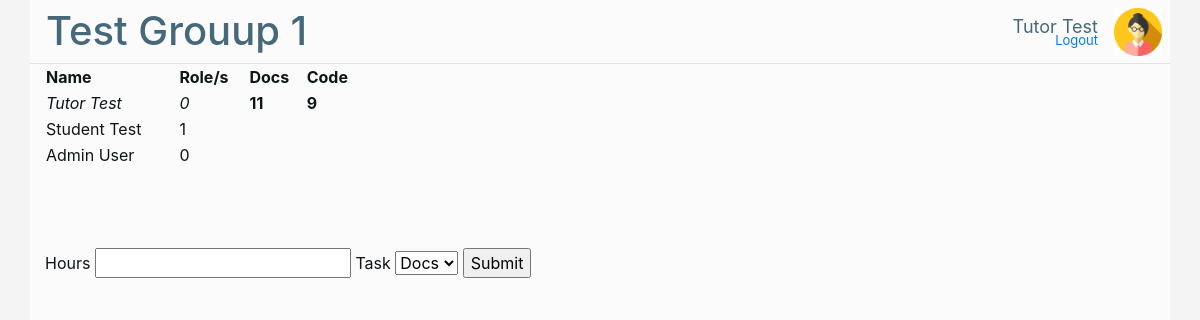
/dashboard/1/1/ (signed in), run on the app's committed database.
### tracker_app/models.py (models this page shows)
class Group(models.Model):
    groupName = models.CharField(max_length = 30)
    unitCode = models.CharField(max_length = 7)

class TaskCategory(models.Model):
    categoryName = models.CharField(max_length = 30)
    description = models.TextField()
    submitted = models.BooleanField()
    date = models.DateField()
    group = models.ForeignKey(Group, on_delete=models.SET_NULL, null=True, blank=True)

class GroupMember(models.Model):
    roles = models.CharField(validators=[int_list_validator], max_length=10)
    person = models.ForeignKey(User, on_delete=models.SET_NULL, null=True, blank=True)
    group = models.ForeignKey(Group, on_delete=models.SET_NULL, null=True, blank=True)

### tracker_app/views.py (the view)
# urls.py: path('dashboard/<int:group_id>/', views.groupdash, name='groupdash'),
def groupdash(request, group_id, mem_id = -1):
    if (request.user is None) or (not request.user.is_authenticated):       # Always ensure we have a user
        return redirect('/login/')
    staff = request.user.groups.filter(name = "Editors").exists()
    mem = None
    user_mem = None
    try:                                        # Attempt to get the group from the primary-key (id)
        g = models.Group.objects.get(pk = group_id)
        members = list(models.GroupMember.objects.filter(group = g))
        tasks = list(models.TaskCategory.objects.filter(group = g))
        for mem in members:
            if mem.person == request.user:
                user_mem = mem
                break
    except:                                     # Group doesn't exist, go back to userdash
        print("Group does not exist ", group_id)
        return redirect('/dashboard/')
    if (mem_id == -1) and (user_mem is not None):
        return redirect("/dashboard/{}/{}".format(group_id, user_mem.id))
    if (user_mem is not None) and (mem_id != user_mem.id):
        if (not "0" in user_mem.roles):
            return redirect("/dashboard/{}/{}".format(group_id, user_mem.id))
    totals = []
    try:                                        # Attempt to get the active user, if there is any
        mem = models.GroupMember.objects.filter(group = g).get(pk = mem_id)
        entries = models.MemberEntry.objects.filter(groupMember = mem)
        for t in tasks:
            val = 0
            for ent in list(entries.filter(category = t)):
                val += ent.hoursSpent
            totals.append(val)
    except:                                     # Member does not exist, continue without any selection
        print("Member does not exist ", mem_id)
        return redirect("/dashboard/{}/".format(group_id))
    if (request.method == "POST") and (g is not None) and (mem is not None):
        return logtime(request, g, mem)
    return render(request, 'groupdash.html', {'group': g, 'members': members, 'tasks': tasks, 'totals': totals, 'active_member': mem, 'is_staff': staff, 'title': g.groupName})

### tracker_app/templates/groupdash.html
{% extends "base.html" %}
{% block page_content %}
<table style="min-width: 40vh;">
        <tr>
            <th>Name</th>
            <th>Role/s</th>
            {% for t in tasks %}
                <th>{{ t.categoryName }}</th>
            {% endfor %}
        </tr>
    {% for m in members %}
    <tr>
        {% if active_member == m %}
            <td style="font-style: italic;">{{ m.person.get_full_name }}</td>
            <td style="font-style: italic;">{{ m.roles }}</td>
            {% for t in totals %}
                <th>{{ t }}</th>
            {% endfor %}
        {% else %}
            <td>{{ m.person.get_full_name }}</td>
            <td>{{ m.roles }}</td>
        {% endif %}
    </tr>
    {% endfor %}
</table>
<form method="POST" style="margin-top: 10vh;"> {% csrf_token %}
    <label for="hours">Hours</label>
    <input name="hours" type="number" id="hours" min="0.5" step="0.5">
    <label for="task">Task</label>
    <select name="task" id="task">
        {% for t in tasks %}
            <option value="{{ t.categoryName }}">{{t.categoryName}}</option>
        {% endfor %}
    </select>
    <input type="submit">
</form>
{% endblock %}

### tracker_app/templates/base.html (shortened to what this page needs)
<!DOCTYPE html>
<html lang="en">
    <head>
        <link rel="stylesheet" href="https://stackpath.bootstrapcdn.com/bootstrap/4.5.2/css/bootstrap.min.css">
        {% load static %}
        <link rel="stylesheet" href="{% static 'style.css' %}">
    </head>
    <body style="background-color: var(--background0);">
        <div class="container" style="background-color: var(--background1); min-height: 100vh;">
            <div class="row  justify-content-center  header-height  border-bottom">
                <div class="col-12">
                    <div class="navbar-nav" style="display: block; position: absolute; right: 9vh; bottom: 0.6vh; margin: 0px; padding: 0px">
                        <a class="nav-item nav-link" href="{% url 'logout' %}" style="font-size: small;">Logout</a>
                    </div>
                    <h1 style="display: block; position: absolute; left: 2vh; bottom: 1vh; margin: 0px; padding: 0px; color:
                                var(--accent5); max-width: 80vh; overflow: hidden; text-overflow: ellipsis;">{{ title }}</h1>
                    <p style="display: block; position: absolute; right: 9vh; top: 1.6vh; margin: 0px; padding: 0px;
                                color: var(--accent5); font-size: large;">{{ request.user.get_full_name }}</p>
                    <div style="background: var(--accent2); border-radius: 100px; display: block; position: absolute; right:
                                1vh; width: 6vh; height: 6vh; top: 1vh;">
                        {% if user.is_superuser %}
                            <img width="100%" height="100%" src="{% static 'admin.png' %}">
                        {% else %}
                            {% if is_staff %}
                                <img width="100%" height="100%" src="{% static 'staff.png' %}">
                            {% else %}
                                <img width="100%" height="100%" src="{% static 'student.png' %}">
                            {% endif %}
                        {% endif %}
                        <a href="{% url 'profile' %}" style="cursor: pointer;">
                            <span class="group-span" style="width: 6vh; height: 6vh;"></span>
                        </a>
                    </div>
                </div>
            </div>
            <div class="row  justify-content-center  content-height">
                <div class="col-12  content-height">
                    {% block page_content %}{% endblock %}
                </div>
            </div>
        </div>
    </body>
</html>

### tracker_app/static/style.css (style rules this page uses)
:root { --background0: #f5f4f4; --background1: #fcfbfb; --background2: #ffffff; --accent0: #0e1519; --accent1: #32312c; --accent2: #187FA6; --accent3: #693464; --accent4: #c61a26; --accent5: #45687b; }
h1, h2, h3, h4, h5 { color: var(--accent0) }
body { color: var(--accent0) }
.header-height { min-height: 8%; max-height: 8%; height: 8%; min-height: 8vh; max-height: 8vh; height: 8vh; }
.content-height { min-height: 92%; max-height: 92%; height: 92%; min-height: 92vh; max-height: 92vh; height: 92vh; }
.border-bottom { border-style: solid; border-width: 0px 0px 2px 0px; border-color: var(--accent5); }
.group-span { position: absolute; top: 0; left: 0; z-index: 1000; display: inline; }

### data on the page
Group: groupName "Test Grouup 1"
TaskCategory: categoryName "Docs"
TaskCategory: categoryName "Code"
GroupMember: person.get_full_name "Tutor Test", roles "0", totals "11" "9"
GroupMember: person.get_full_name "Student Test", roles "1"
GroupMember: person.get_full_name "Admin User", roles "0"

### other printed values
{{ request.user.get_full_name }} "Tutor Test"
form field task "Docs"
